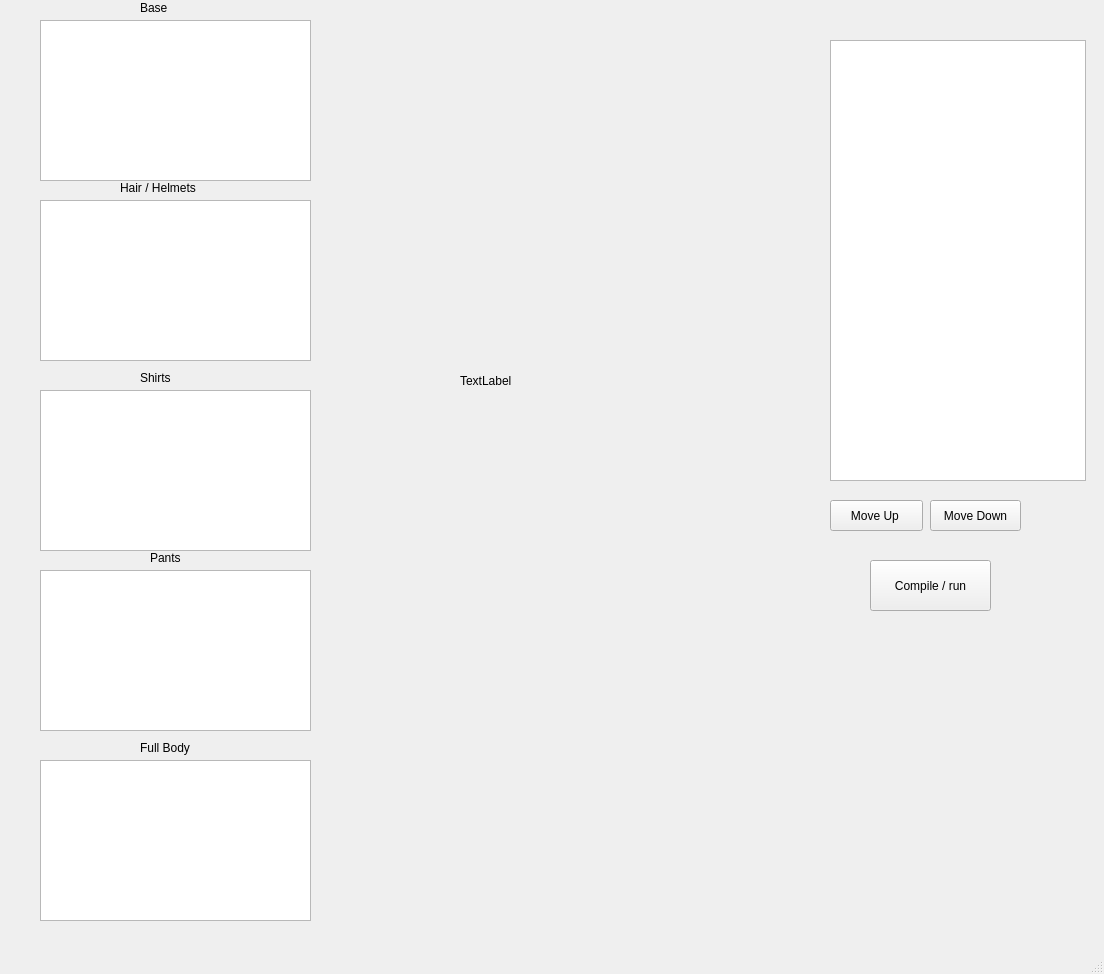
<?xml version="1.0" encoding="UTF-8"?>
<ui version="4.0">
 <class>MainWindow</class>
 <widget class="QMainWindow" name="MainWindow">
  <property name="geometry">
   <rect>
    <x>0</x>
    <y>0</y>
    <width>1104</width>
    <height>974</height>
   </rect>
  </property>
  <property name="windowTitle">
   <string>MainWindow</string>
  </property>
  <widget class="QWidget" name="centralwidget">
   <widget class="QLabel" name="label">
    <property name="geometry">
     <rect>
      <x>140</x>
      <y>0</y>
      <width>55</width>
      <height>16</height>
     </rect>
    </property>
    <property name="text">
     <string>Base</string>
    </property>
   </widget>
   <widget class="QLabel" name="label_2">
    <property name="geometry">
     <rect>
      <x>120</x>
      <y>180</y>
      <width>91</width>
      <height>16</height>
     </rect>
    </property>
    <property name="text">
     <string>Hair / Helmets</string>
    </property>
   </widget>
   <widget class="QLabel" name="label_3">
    <property name="geometry">
     <rect>
      <x>140</x>
      <y>370</y>
      <width>55</width>
      <height>16</height>
     </rect>
    </property>
    <property name="text">
     <string>Shirts</string>
    </property>
   </widget>
   <widget class="QLabel" name="label_4">
    <property name="geometry">
     <rect>
      <x>150</x>
      <y>550</y>
      <width>55</width>
      <height>16</height>
     </rect>
    </property>
    <property name="text">
     <string>Pants</string>
    </property>
   </widget>
   <widget class="QLabel" name="label_5">
    <property name="geometry">
     <rect>
      <x>140</x>
      <y>740</y>
      <width>55</width>
      <height>16</height>
     </rect>
    </property>
    <property name="text">
     <string>Full Body</string>
    </property>
   </widget>
   <widget class="QListView" name="listView">
    <property name="geometry">
     <rect>
      <x>830</x>
      <y>40</y>
      <width>256</width>
      <height>441</height>
     </rect>
    </property>
   </widget>
   <widget class="QPushButton" name="compileButton">
    <property name="geometry">
     <rect>
      <x>870</x>
      <y>560</y>
      <width>121</width>
      <height>51</height>
     </rect>
    </property>
    <property name="text">
     <string>Compile / run</string>
    </property>
   </widget>
   <widget class="QLabel" name="imageLabel">
    <property name="geometry">
     <rect>
      <x>460</x>
      <y>260</y>
      <width>231</width>
      <height>241</height>
     </rect>
    </property>
    <property name="text">
     <string>TextLabel</string>
    </property>
   </widget>
   <widget class="QPushButton" name="pushButton">
    <property name="geometry">
     <rect>
      <x>830</x>
      <y>500</y>
      <width>93</width>
      <height>31</height>
     </rect>
    </property>
    <property name="text">
     <string>Move Up </string>
    </property>
   </widget>
   <widget class="QPushButton" name="pushButton_2">
    <property name="geometry">
     <rect>
      <x>930</x>
      <y>500</y>
      <width>91</width>
      <height>31</height>
     </rect>
    </property>
    <property name="text">
     <string>Move Down</string>
    </property>
   </widget>
   <widget class="QTableWidget" name="baseTable">
    <property name="geometry">
     <rect>
      <x>40</x>
      <y>20</y>
      <width>271</width>
      <height>161</height>
     </rect>
    </property>
   </widget>
   <widget class="QTableWidget" name="headTable">
    <property name="geometry">
     <rect>
      <x>40</x>
      <y>200</y>
      <width>271</width>
      <height>161</height>
     </rect>
    </property>
   </widget>
   <widget class="QTableWidget" name="shirtTable">
    <property name="geometry">
     <rect>
      <x>40</x>
      <y>390</y>
      <width>271</width>
      <height>161</height>
     </rect>
    </property>
   </widget>
   <widget class="QTableWidget" name="pantsTable">
    <property name="geometry">
     <rect>
      <x>40</x>
      <y>570</y>
      <width>271</width>
      <height>161</height>
     </rect>
    </property>
   </widget>
   <widget class="QTableWidget" name="tableWidget_4">
    <property name="geometry">
     <rect>
      <x>40</x>
      <y>760</y>
      <width>271</width>
      <height>161</height>
     </rect>
    </property>
   </widget>
  </widget>
  <widget class="QMenuBar" name="menubar">
   <property name="geometry">
    <rect>
     <x>0</x>
     <y>0</y>
     <width>1104</width>
     <height>26</height>
    </rect>
   </property>
  </widget>
  <widget class="QStatusBar" name="statusbar"/>
 </widget>
 <resources/>
 <connections/>
</ui>
